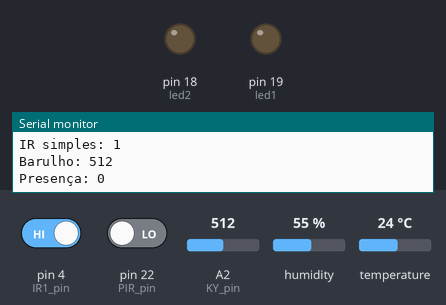
The sketch below on a simulated Arduino Mega 2560, built with avr-gcc and run on an emulated ATmega2560. Shown: output pins drawn as LEDs (lit = HIGH), the last lines printed to the serial monitor. Inputs (shaded band) come from the test bench; at power-on: pin 4 (IR1_pin) HIGH, pin 22 (PIR_pin) LOW, A2 (KY_pin) = 512, humidity 55 %, temperature 24 °C.

Above: at 1.3 s.
1.4 s: pin 4 (IR1_pin) driven LOW
At 2.7 s:
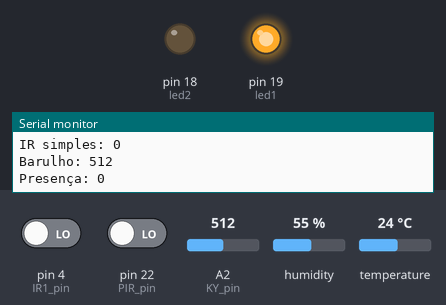
3.0 s: pin 22 (PIR_pin) driven HIGH
At 4.0 s:
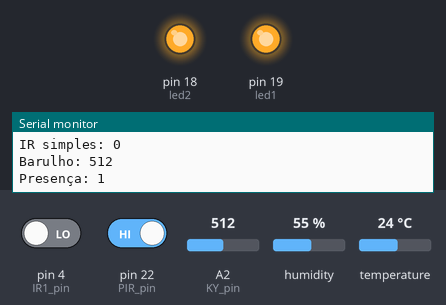
4.6 s: pin 4 (IR1_pin) driven HIGH
At 5.2 s:
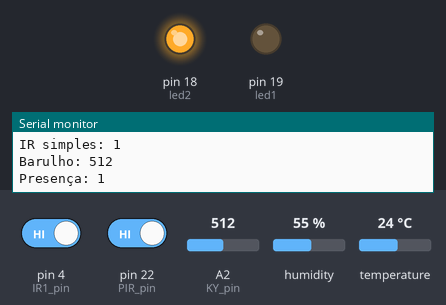
6.2 s: pin 22 (PIR_pin) driven LOW
At 7.6 s:
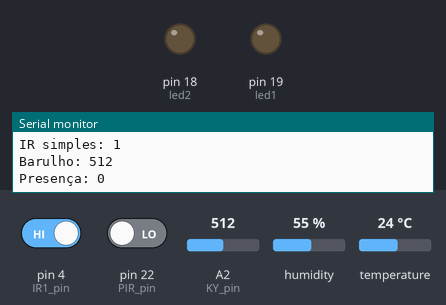
Timing chart, 0 to 8.7 s (numbered marks = the images above; inputs shaded):
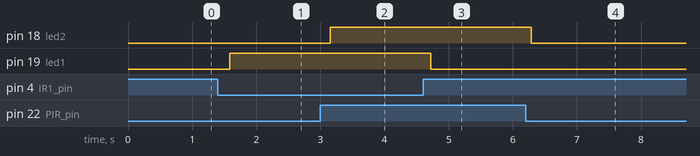

The sketch:

Kaillane_ProjetoIoT_MonitoramentoDeBibliotecas.ino
```cpp
#include <DHT.h>

#define led1 19
#define led2 18

#define DHT_pin 15
#define KY_pin 2
#define PIR_pin 22
#define IR1_pin 4
//#define IR2_pin 4

#define DHTTYPE DHT11

DHT dht(DHT_pin, DHTTYPE);

bool estado = 0; //verifica se teve ruido ou não

void setup(){
  Serial.begin(9600);
  pinMode(led1, OUTPUT);
  pinMode(led2, OUTPUT);

  pinMode(DHT_pin, INPUT);
  pinMode(IR1_pin, INPUT);
  //pinMode(IR2_pin, INPUT);
  pinMode(KY_pin, INPUT);
 // pinMode(LDR_pin, INPUT);
  pinMode(PIR_pin, INPUT);

  dht.begin();
}

void loop(){

  float temp = dht.readTemperature();
  float umidade = dht.readHumidity();
  int ir1 = digitalRead(IR1_pin);
  //int ir2 = digitalRead(IR2_pin);
  int barulho = analogRead(KY_pin);
  int presenca = digitalRead(PIR_pin);

  Serial.print("Temperatura: ");
  Serial.println(temp);
  Serial.print("Umidade: ");
  Serial.println(umidade);
  Serial.print("IR simples: ");
  Serial.println(ir1);
  /*Serial.print("IR complexo: ");
  Serial.println(ir2);*/
  Serial.print("Barulho: ");
  Serial.println(barulho);
  Serial.print("Presença: ");
  Serial.println(presenca);

  //detecção com ir simples
  if(ir1 == 0){
    digitalWrite(led1, HIGH);
  }else{
    digitalWrite(led1, LOW);
  }

  //detecção com pir
  if(presenca == 1){
    digitalWrite(led2, HIGH);
  }else{
    digitalWrite(led2, LOW);
  }
  delay(500);
}
```

Measured:
- after the input at 1.4 s, pin 19 (led1): LOW → HIGH after 0.18 s
- after the input at 3.0 s, pin 18 (led2): LOW → HIGH after 0.15 s
- after the input at 4.6 s, pin 19 (led1): HIGH → LOW after 0.12 s
- after the input at 6.2 s, pin 18 (led2): HIGH → LOW after 0.09 s
